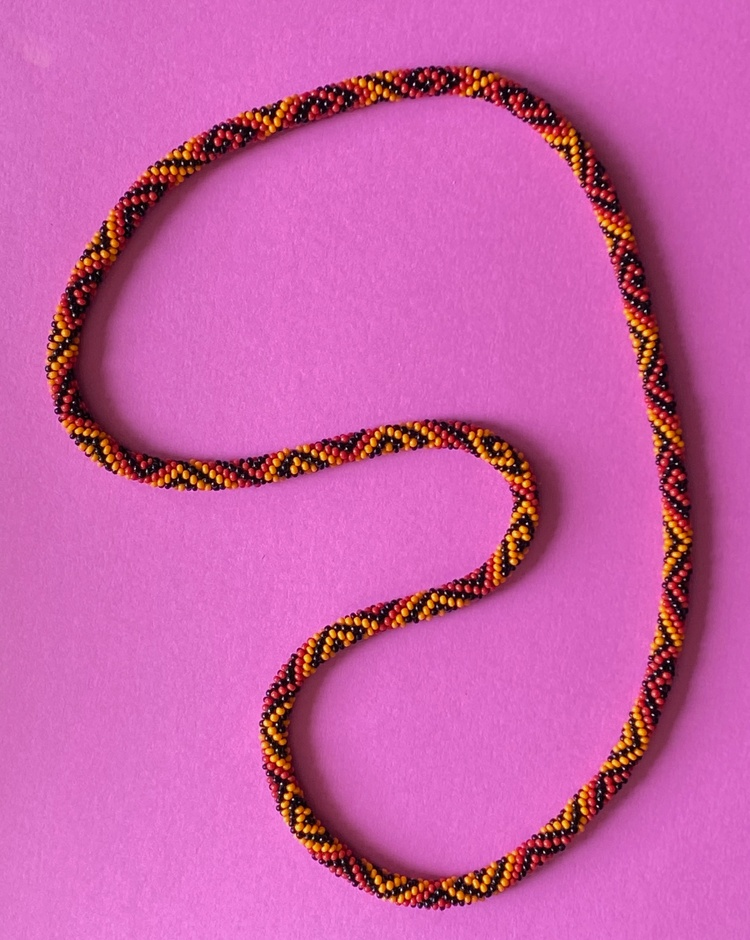
#> input picture beads-photo-2.jpg, 750 x 940 px, shrunk from 2540 x 3182 before the run
$ python hsv_axis_slice_explorer.py beads-photo-2.jpg --axis h
#> lines starting #> are read from the running program, lines starting #| are printed output that depends on the picture
#!/usr/bin/env python3
"""Interactive HSV axis explorer.

Usage example:
  python hsv_axis_slice_explorer.py beads-photo-2.jpg --axis h

The main figure shows a 1D profile:
- x-axis: selected HSV channel (H, S, or V)
- y-axis: log10(count + 1)

Click anywhere on the 1D plot to inspect that channel bin in a second figure,
which shows the other two HSV channels as a 2D histogram:
- color: log10(count + 1)
"""

from __future__ import annotations

import argparse
from pathlib import Path

import matplotlib.pyplot as plt
import numpy as np
from matplotlib.colors import hsv_to_rgb, rgb_to_hsv
from matplotlib.widgets import RadioButtons, Slider
from PIL import Image, ImageOps


def load_image_rgb(path: str) -> np.ndarray:
#> called with path = 'beads-photo-2.jpg'
    img = Image.open(path)
#> img is the input picture: PIL image 750x940 RGB; mean R, G, B 202, 95.9, 169.2
    img = ImageOps.exif_transpose(img)
    img = img.convert("RGB")
    return np.asarray(img, dtype=np.float32) / 255.0


def hsv_u8_from_rgb(rgb: np.ndarray) -> np.ndarray:
    hsv = rgb_to_hsv(np.clip(rgb, 0.0, 1.0).astype(np.float32))
#> hsv: shape (940, 750, 3) float32; mean of channels 0, 1, 2 0.844, 0.553, 0.791
    return np.clip(np.round(hsv * 255.0), 0, 255).astype(np.uint8)
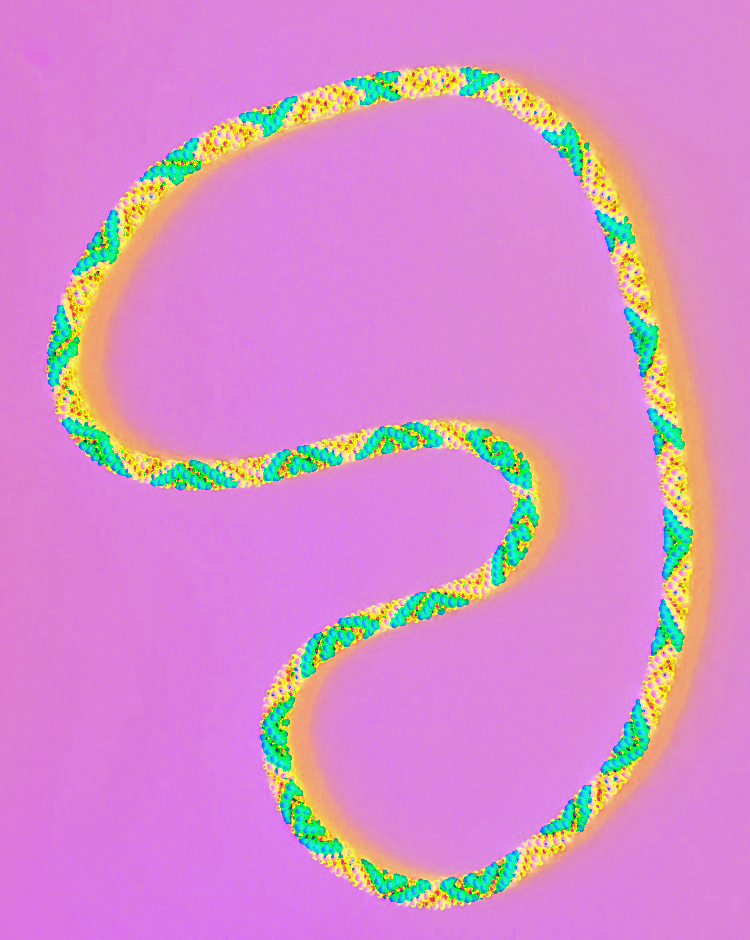
#> returned value: shape (940, 750, 3); mean of channels 0, 1, 2 214.3, 141.1, 202; drawn as R, G, B


def axis_index(axis: str) -> int:
    a = axis.lower()
    if a in {"h", "hue"}:
        return 0
    if a in {"s", "sat", "saturation"}:
        return 1
    if a in {"v", "val", "value"}:
        return 2
    raise ValueError(f"Unsupported axis: {axis}")


def axis_name(idx: int) -> str:
    return ["Hue", "Saturation", "Value"][idx]


def main() -> None:
    parser = argparse.ArgumentParser(description="Interactive HSV axis and slice visualizer.")
    parser.add_argument("image", help="Path to input image")
    parser.add_argument(
        "--axis",
        default="h",
        choices=["h", "s", "v", "hue", "saturation", "value"],
        help="Channel to place on the main horizontal axis",
    )
    parser.add_argument(
        "--bins",
        type=int,
        default=256,
        help="Number of bins for the selected axis profile (default: 256)",
    )
    parser.add_argument(
        "--slice-bins",
        type=int,
        default=256,
        help="Number of bins per axis in the 2D slice heatmap (default: 256)",
    )
    args = parser.parse_args()

    image_path = Path(args.image).expanduser().resolve()
    rgb = load_image_rgb(str(image_path))
    hsv_u8 = hsv_u8_from_rgb(rgb)

    h = hsv_u8[..., 0].ravel()
    s = hsv_u8[..., 1].ravel()
    v = hsv_u8[..., 2].ravel()
    channels = [h, s, v]

    bins_1d = max(2, int(args.bins))
    bins_2d = max(2, int(args.slice_bins))

    edges_1d = np.linspace(0.0, 256.0, num=bins_1d + 1, dtype=np.float64)
    centers_1d = 0.5 * (edges_1d[:-1] + edges_1d[1:])
    fig_main, ax_main = plt.subplots(1, 1, figsize=(12, 5.5))
    fig_main.subplots_adjust(left=0.08, right=0.78, bottom=0.24, top=0.9)

    state = {
        "main_idx": axis_index(args.axis),
        "width": 1,
        "selected_x": 127.5,
    }

    axis_vals = channels[state["main_idx"]]
    counts_1d, _ = np.histogram(axis_vals, bins=bins_1d, range=(0, 256))
#> counts_1d = 256 values, max 252773 at index 221, min 0 at index 35, mean 2753.9
    log_counts_1d = np.log10(counts_1d.astype(np.float64) + 1.0)
#> log_counts_1d = 256 values, max 5.4 at index 221, min 0 at index 35, mean 0.947

    (line_main,) = ax_main.plot(centers_1d, log_counts_1d, color="#1f77b4", linewidth=1.8)
    ax_main.set_ylabel("log10(count + 1)")
    ax_main.grid(alpha=0.3)
    ax_main.set_xlim(0, 255)

    selected_line = ax_main.axvline(state["selected_x"], color="crimson", linestyle="--", linewidth=1.2, alpha=0.9)
    selected_line_min = ax_main.axvline(state["selected_x"], color="crimson", linestyle="--", linewidth=1.2, alpha=0.9)
    selected_line_max = ax_main.axvline(state["selected_x"], color="crimson", linestyle="--", linewidth=1.2, alpha=0.9)
    selected_line_min.set_visible(False)
    selected_line_max.set_visible(False)
    strip_ax = None

    def get_axis_context() -> tuple[int, str, int, int, str, str, np.ndarray]:
        main_idx = int(state["main_idx"])
        main_name = axis_name(main_idx)
        other_idxs = [i for i in (0, 1, 2) if i != main_idx]
        x2_idx, y2_idx = other_idxs[0], other_idxs[1]
        x2_name = axis_name(x2_idx)
        y2_name = axis_name(y2_idx)
        return main_idx, main_name, x2_idx, y2_idx, x2_name, y2_name, channels[main_idx]

    def configure_main_axis() -> None:
        nonlocal strip_ax
        main_idx, main_name, _, _, x2_name, y2_name, _ = get_axis_context()
#> main_idx = 0; main_name = 'Hue'; x2_name = 'Saturation'; y2_name = 'Value'
        ax_main.set_title(f"{main_name} profile (click to inspect {x2_name}/{y2_name})")
        if main_idx == 0:
            ax_main.set_xlabel("")
            ax_main.tick_params(axis="x", labelbottom=False)
            if strip_ax is None:
                hue_strip = np.linspace(0.0, 1.0, num=256, dtype=np.float32)
                hsv_strip = np.zeros((1, 256, 3), dtype=np.float32)
                hsv_strip[0, :, 0] = hue_strip
                hsv_strip[0, :, 1] = 1.0
                hsv_strip[0, :, 2] = 1.0
                rgb_strip = hsv_to_rgb(hsv_strip)
                strip_ax = ax_main.inset_axes([0.0, -0.16, 1.0, 0.08], transform=ax_main.transAxes)
                strip_ax.imshow(rgb_strip, aspect="auto", interpolation="nearest", extent=[0, 255, 0, 1])
                strip_ax.set_yticks([])
                strip_ax.set_xlim(0, 255)
                strip_ax.set_xticks([0, 64, 128, 192, 255])
                strip_ax.set_xlabel("Hue (color strip)")
        else:
            ax_main.tick_params(axis="x", labelbottom=True)
            ax_main.set_xlabel(f"{main_name} bin")
            if strip_ax is not None:
                strip_ax.remove()
                strip_ax = None

    def update_profile() -> None:
        _, _, _, _, _, _, axis_vals_local = get_axis_context()
        counts_local, _ = np.histogram(axis_vals_local, bins=bins_1d, range=(0, 256))
#> counts_local has the same summary as counts_1d in main
        line_main.set_ydata(np.log10(counts_local.astype(np.float64) + 1.0))
        ax_main.relim()
        ax_main.autoscale_view(scalex=False, scaley=True)

    fig_slice: plt.Figure | None = None
    ax_slice = None
    ax_color = None
    im_slice = None
    im_color = None
    cbar_slice = None

    def compute_window(center_x: float, circular: bool) -> tuple[int, int]:
        width = int(state["width"])
        center_i = int(np.clip(np.round(center_x), 0, 255))
        lo_i = center_i - ((width - 1) // 2)
        if not circular:
            lo_i = int(np.clip(lo_i, 0, 256 - width))
        hi_i = lo_i + width
        return lo_i, hi_i

    def show_slice(center_x: float) -> None:
#> called with center_x = 127.5
        nonlocal fig_slice, ax_slice, ax_color, im_slice, im_color, cbar_slice

        main_idx, main_name, x2_idx, y2_idx, x2_name, y2_name, axis_vals_local = get_axis_context()
#> main_idx = 0; main_name = 'Hue'; x2_idx = 1; y2_idx = 2; x2_name = 'Saturation'; y2_name = 'Value'
        is_hue_axis = main_idx == 0
#> is_hue_axis = True
        lo_i, hi_i = compute_window(center_x, circular=is_hue_axis)
#> lo_i = 128; hi_i = 129
        lo = float(lo_i)
#> lo = 128
        hi = float(hi_i)
#> hi = 129

        if is_hue_axis:
            lo_mod = lo_i % 256
#> lo_mod = 128
            hi_mod = hi_i % 256
#> hi_mod = 129
            wraps = (lo_i < 0) or (hi_i > 256)
#> wraps = False
            state["selected_x"] = float(np.clip(np.round(center_x), 0, 255))
            if wraps:
                range_text = f"[{lo_mod:.0f}, 256) U [0, {hi_mod:.0f})"
                mask = (axis_vals_local >= lo_mod) | (axis_vals_local < hi_mod)
            else:
                range_text = f"[{lo_mod:.0f}, {hi_mod:.0f})"
#> range_text = '[128, 129)'
                mask = (axis_vals_local >= lo_mod) & (axis_vals_local < hi_mod)
            line_min_x = float(lo_mod)
#> line_min_x = 128
            line_max_x = float(hi_mod)
#> line_max_x = 129
        else:
            state["selected_x"] = float(0.5 * (lo + hi))
            range_text = f"[{lo:.0f}, {hi:.0f})"
            mask = (axis_vals_local >= lo_i) & (axis_vals_local < hi_i)
            line_min_x = float(lo_i)
            line_max_x = float(hi_i)

        if int(state["width"]) == 1:
            selected_line.set_xdata([state["selected_x"], state["selected_x"]])
            selected_line.set_visible(True)
            selected_line_min.set_visible(False)
            selected_line_max.set_visible(False)
        else:
            selected_line.set_visible(False)
            selected_line_min.set_xdata([line_min_x, line_min_x])
            selected_line_max.set_xdata([line_max_x, line_max_x])
            selected_line_min.set_visible(True)
            selected_line_max.set_visible(True)
        n_selected = int(np.count_nonzero(mask))
#> n_selected = 0

        x2 = channels[x2_idx][mask]
#> x2 = empty array
        y2 = channels[y2_idx][mask]
#> y2 = empty array

        counts_2d, y_edges, x_edges = np.histogram2d(
            y2,
            x2,
            bins=[bins_2d, bins_2d],
            range=[[0, 256], [0, 256]],
        )
#> counts_2d: shape (256, 256) float64; every value is 0
#> y_edges = 257 values from 0 to 256; x_edges = 257 values from 0 to 256
        log_counts_2d = np.log10(counts_2d + 1.0)
        max_count_2d = int(np.max(counts_2d)) if counts_2d.size > 0 else 0
#> max_count_2d = 0
        vmax_2d = float(np.max(log_counts_2d)) if log_counts_2d.size > 0 else 0.0
#> vmax_2d = 0
        vmax_2d = max(vmax_2d, 1e-6)
#> vmax_2d = 1e-06

        x_centers_2d = 0.5 * (x_edges[:-1] + x_edges[1:])
#> x_centers_2d = 256 values from 0.5 to 255.5
        y_centers_2d = 0.5 * (y_edges[:-1] + y_edges[1:])
#> y_centers_2d = 256 values from 0.5 to 255.5
        x_grid, y_grid = np.meshgrid(x_centers_2d, y_centers_2d)
        fixed_main_val = float(state["selected_x"])
        if is_hue_axis:
            fixed_main_val = float(fixed_main_val % 256.0)
        hsv_plane = np.zeros((bins_2d, bins_2d, 3), dtype=np.float32)
        hsv_plane[..., main_idx] = np.clip(fixed_main_val / 255.0, 0.0, 1.0)
        hsv_plane[..., x2_idx] = np.clip(x_grid / 255.0, 0.0, 1.0)
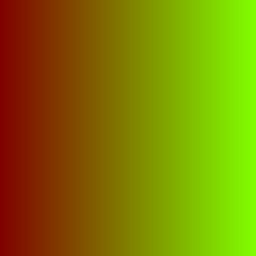
#> hsv_plane: shape (256, 256, 3) float32; mean of channels 0, 1, 2 0.502, 0.502, 0; drawn as R, G, B
        hsv_plane[..., y2_idx] = np.clip(y_grid / 255.0, 0.0, 1.0)
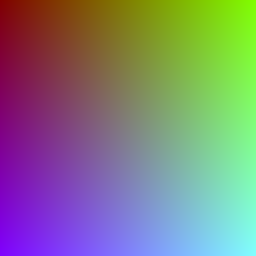
#> hsv_plane: shape (256, 256, 3) float32; mean of channels 0, 1, 2 0.502, 0.502, 0.502; drawn as R, G, B
        rgb_plane = hsv_to_rgb(hsv_plane)
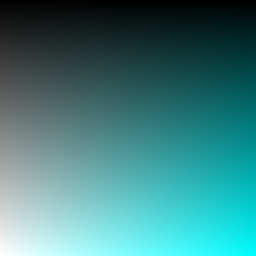
#> rgb_plane: shape (256, 256, 3) float32; mean R, G, B 0.25, 0.499, 0.502

        if fig_slice is None or ax_slice is None or ax_color is None:
            fig_slice, (ax_slice, ax_color) = plt.subplots(1, 2, figsize=(13, 6), constrained_layout=True)
            im_slice = ax_slice.imshow(
                log_counts_2d,
                origin="lower",
                extent=[x_edges[0], x_edges[-1], y_edges[0], y_edges[-1]],
                cmap="magma",
                interpolation="nearest",
                aspect="auto",
                vmin=0.0,
                vmax=vmax_2d,
            )
            cbar_slice = fig_slice.colorbar(im_slice, ax=ax_slice)
            cbar_slice.set_label("log10(count + 1)")
            ax_slice.set_xlim(0, 255)
            ax_slice.set_ylim(0, 255)
            ax_slice.set_xlabel(x2_name)
            ax_slice.set_ylabel(y2_name)

            im_color = ax_color.imshow(
                rgb_plane,
                origin="lower",
                extent=[x_edges[0], x_edges[-1], y_edges[0], y_edges[-1]],
                interpolation="nearest",
                aspect="auto",
            )
            ax_color.set_xlim(0, 255)
            ax_color.set_ylim(0, 255)
            ax_color.set_xlabel(x2_name)
            ax_color.set_ylabel(y2_name)
        else:
            assert im_slice is not None
            assert im_color is not None
            im_slice.set_data(log_counts_2d)
            im_slice.set_extent([x_edges[0], x_edges[-1], y_edges[0], y_edges[-1]])
            im_slice.set_clim(0.0, vmax_2d)
            im_color.set_data(rgb_plane)
            im_color.set_extent([x_edges[0], x_edges[-1], y_edges[0], y_edges[-1]])
            ax_slice.set_xlabel(x2_name)
            ax_slice.set_ylabel(y2_name)
            ax_color.set_xlabel(x2_name)
            ax_color.set_ylabel(y2_name)

        ax_slice.set_title(
            f"{main_name} in {range_text} | width={int(state['width'])} | "
            f"pixels={n_selected}, max_bin_count={max_count_2d}"
        )
        ax_color.set_title(f"HSV colors at {main_name}={fixed_main_val:.1f}")

        fig_main.canvas.draw_idle()
        if fig_slice is not None:
            fig_slice.canvas.draw_idle()
            fig_slice.show()
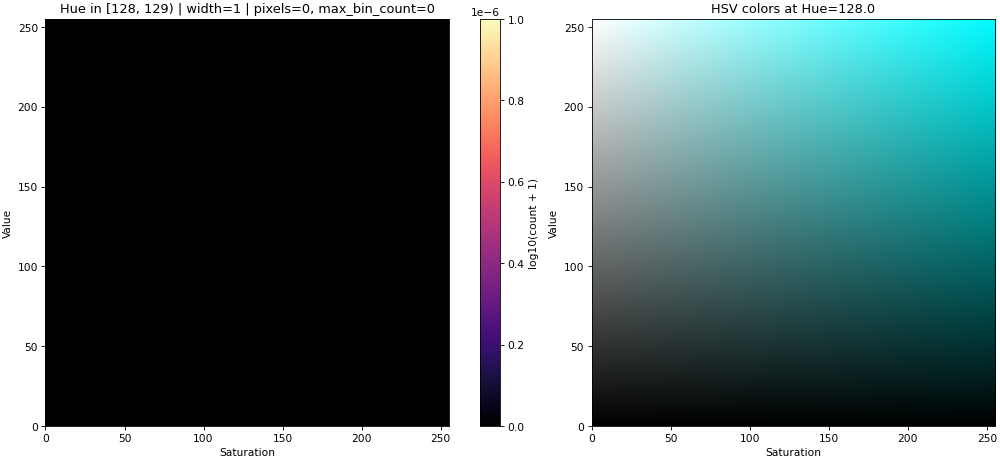
#> figure drawn by matplotlib, 3 panels

    def on_click(event) -> None:
        if event.inaxes != ax_main:
            return
        if event.xdata is None:
            return
        show_slice(float(event.xdata))

    def on_axis_change(label: str) -> None:
        state["main_idx"] = ["Hue", "Saturation", "Value"].index(label)
        configure_main_axis()
        update_profile()
        show_slice(float(state["selected_x"]))
        fig_main.canvas.draw_idle()

    def on_width_change(width_val: float) -> None:
        state["width"] = int(np.clip(np.round(width_val), 1, 256))
        show_slice(float(state["selected_x"]))

    radio_ax = fig_main.add_axes([0.81, 0.50, 0.17, 0.22])
    radio = RadioButtons(radio_ax, ["Hue", "Saturation", "Value"], active=int(state["main_idx"]))
    radio_ax.set_title("Main axis", fontsize=10)
    radio.on_clicked(on_axis_change)

    width_ax = fig_main.add_axes([0.12, 0.04, 0.62, 0.05])
    width_slider = Slider(width_ax, "Width (values)", 1, 256, valinit=int(state["width"]), valstep=1)
    width_slider.on_changed(on_width_change)

    fig_main.canvas.mpl_connect("button_press_event", on_click)

    configure_main_axis()
    update_profile()

    # Show an initial slice for convenience.
    show_slice(float(state["selected_x"]))
    plt.show()
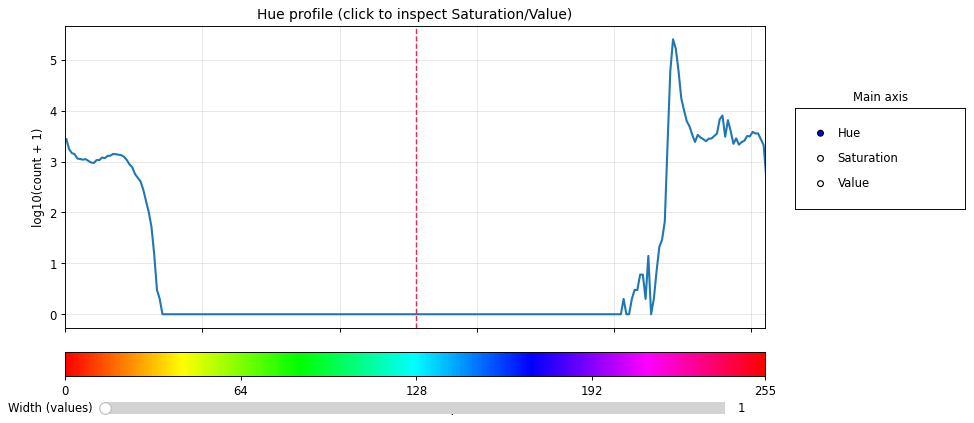
#> figure drawn by matplotlib, 3 panels


if __name__ == "__main__":
    main()
